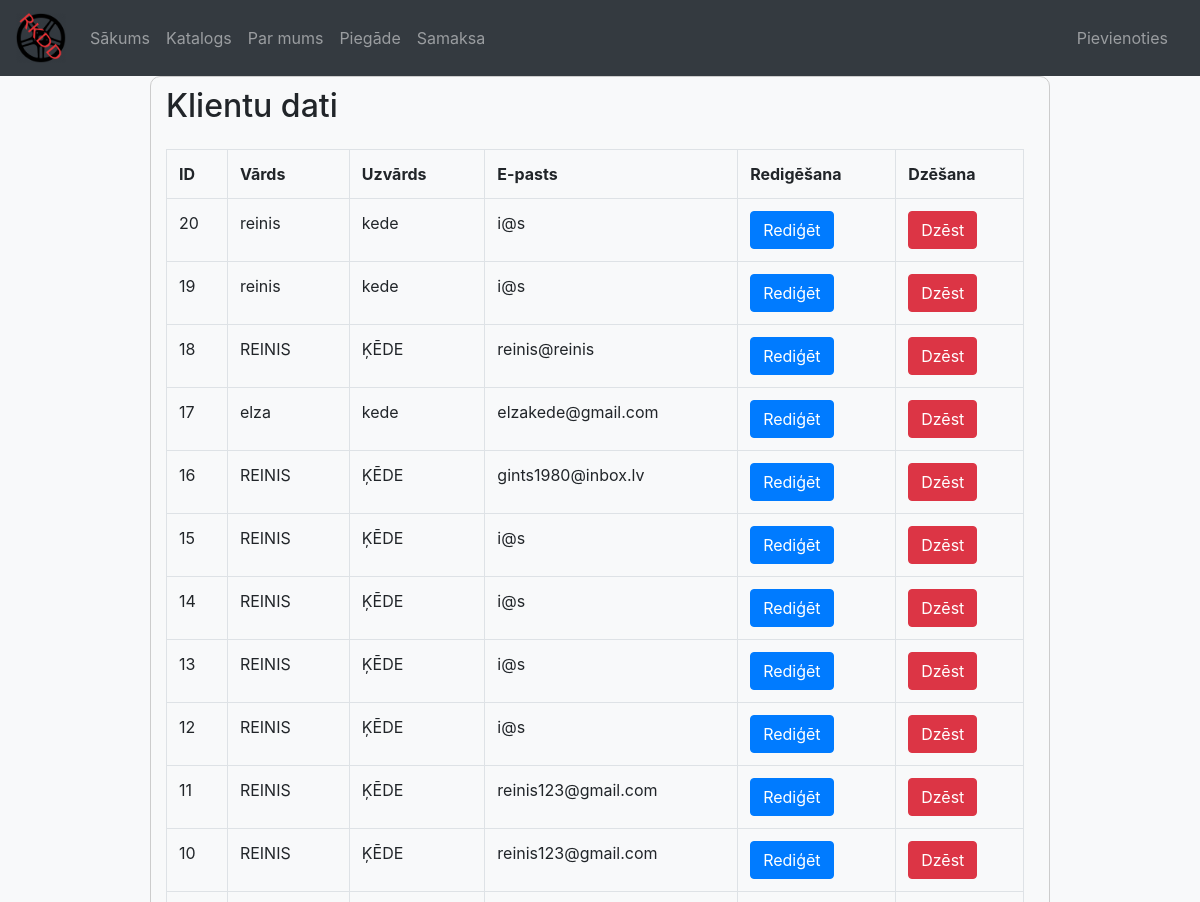
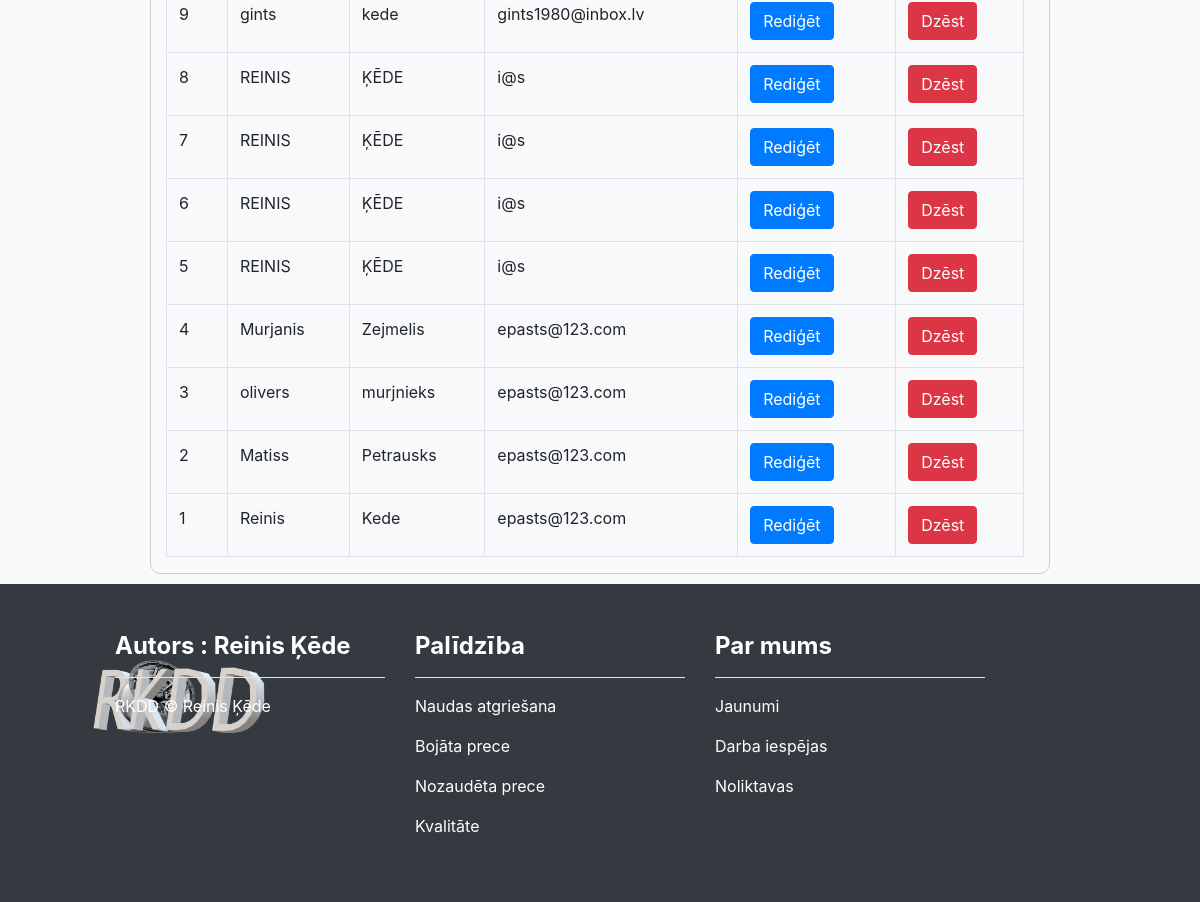
The page /admin/klienti.php on the database its author committed (2 pictures, top to bottom).
### tables this page shows
CREATE TABLE `klienti` (
  `klientiID` int(11) NOT NULL,
  `vards` varchar(45) DEFAULT NULL,
  `uzvards` varchar(45) DEFAULT NULL,
  `epasts` varchar(45) DEFAULT NULL,
  `parole` varchar(255) NOT NULL,
  `adresse` varchar(45) DEFAULT NULL
);

### admin/klienti.php (the view, shortened to what this page needs)
<?php include('../header1.php'); ?>
<!doctype html>
<html lang="en">
<head>
    <link rel="stylesheet" href="../admincss/klienti.css">
    <link rel="stylesheet" href="https://cdn.jsdelivr.net/npm/bootstrap@4.3.1/dist/css/bootstrap.min.css"
>
</head>
<body class="bg-light">
    <div class="apkart">
        <div class="container">
            <h2>Klientu dati</h2>
            <table class="table table-striped">
                <table class="table table-bordered">
                    <tr>
                        <th>ID</th>
                        <th>Vārds</th>
                        <th>Uzvārds</th>
                        <th>E-pasts</th>
                        <th>Redigēšana</th>
                        <th>Dzēšana</th>
                    </tr>
                    <?php
     require("../php/connect_db.php");
      $klientus_SQL = "SELECT * FROM klienti ORDER BY klientiID DESC";
      $atlasa_klientus = mysqli_query($savienojums, $klientus_SQL) or die ("Nekorekts vaicājums");
      if(mysqli_num_rows($atlasa_klientus) >0){
          while($row = mysqli_fetch_assoc($atlasa_klientus)){
              echo "
                  <tr>
                      <td>{$row['klientiID']}</td>
                      <td>{$row['vards']}</td>
                      <td>{$row['uzvards']}</td>
                      <td>{$row['epasts']}</td>
                      <td><a href='indexedit.php?edit={$row['klientiID']}' class='btn btn-primary'>Rediģēt</a></td>
                      <td><a href='delete.php?delete={$row['klientiID']}&redirect=klienti.php' class='btn btn-danger'>Dzēst</a></td>
                  </tr>
              ";
          }
      }else{
          echo "Tabula nav datu ko attēlot";
      }
  ?>
                </table>
            </table>
        </div>
    </div>
</body>
</html>
<?php include('../footer1.php'); ?>

### header1.php (shortened to what this page needs)
<!doctype html>
<html lang="en">
  <head>
    <link rel="stylesheet" href="https://cdn.jsdelivr.net/npm/bootstrap@4.3.1/dist/css/bootstrap.min.css">
  </head>
  <body>
  <nav class="navbar navbar-expand-sm navbar-dark bg-dark">
    <a href="#" class="navbar-brand mb-0 h1">
        <img class="d-inline-block align-top" src="..\atteli\logotaskbar.png" width="50" height="50">
    </a>
    <div class="collapse navbar-collapse" id="navbarNav">
        <ul class="navbar-nav mr-auto">
            <li class="nav-item">
                <a href="test.php" class="nav-link">
                    Sākums
                </a>
            </li>
            <li class="nav-item">
                <a href="katalogs.php" class="nav-link">
                    Katalogs
                </a>
            </li>
            <li class="nav-item">
                <a href="par.php" class="nav-link">
                    Par mums
                </a>
            </li>
            <li class="nav-item">
                <a href="piegade.php" class="nav-link">
                    Piegāde
                </a>
            </li>
            <li class="nav-item">
                <a href="apmaksa.php" class="nav-link">
                    Samaksa
                </a>
            </li>
        </ul>
        <ul class="navbar-nav mr-2">
            <li class="nav-item">
                <a class="nav-link" href="#">
                </a>
            </li>
            <li class="nav-item">
                <a class="nav-link" href="login1.php">Pievienoties</a>
            </li>
        </ul>
    </div>
</nav>
  </body>
</html>

### footer1.php (shortened to what this page needs)
<!doctype html>
<html lang="en">
  <head>
    <link rel="stylesheet" href="footer.css">
    <link rel="stylesheet" href="https://cdn.jsdelivr.net/npm/bootstrap@4.3.1/dist/css/bootstrap.min.css">
  </head>
  <body class="bg-dark">
  <footer class="text-white">
    <div class="container-fluid pt-5 pb-5">
        <div class="row">
            <div class="col-md-1">
                <div class="col-md-1">
                <img src="../atteli/RKDD.png" width="250px" height="130px"/>
            </div>
            </div>
            <div class="col-md-3">
                <h4 class="font-weight-bold mb-3">Autors : Reinis Ķēde</h4><hr/>
                <p>RKDD &copy; Reinis Ķēde</p>
            </div>
            <div class="col-md-3">
                <h4 class="font-weight-bold mb-3">Palīdzība</h4><hr/>
                <p>Naudas atgriešana</p>
                <p>Bojāta prece</p>
                <p>Nozaudēta prece</p>
                <p>Kvalitāte</p>
            </div>
            <div class="col-md-3">
                <h4 class="font-weight-bold mb-3">Par mums</h4><hr/>
                <p>Jaunumi</p>
                <p>Darba iespējas</p>
                <p>Noliktavas</p>
            </div>
        </div>
    </div>
</footer>
  </body>
</html>

### admincss/klienti.css (style rules this page uses)
.apkart { border: 1px solid #ccc; border-radius: 10px; padding: 10px 10px 0 0; margin-bottom: 10px; width: 90%; max-width: 900px; margin-left: auto; margin-right: auto; }

### footer.css (style rules this page uses)
footer { background-color: brown; }
hr { background-color: white; height: 2px; width: 100%; }
html, body { height: 100%; font-family: 'Courier New', Courier, monospace; }
footer { background-color: #343a40; }

### header1.php (style rules this page uses)
footer { background-color: #343a40; }

### rows shown on the page
klienti: klientiID "20", vards "reinis", uzvards "kede", epasts "i@s"
klienti: klientiID "19", vards "reinis", uzvards "kede", epasts "i@s"
klienti: klientiID "18", vards "REINIS", uzvards "ĶĒDE", epasts "reinis@reinis"
klienti: klientiID "17", vards "elza", uzvards "kede", epasts "elzakede@gmail.com"
klienti: klientiID "16", vards "REINIS", uzvards "ĶĒDE", epasts "gints1980@inbox.lv"
klienti: klientiID "15", vards "REINIS", uzvards "ĶĒDE", epasts "i@s"
klienti: klientiID "14", vards "REINIS", uzvards "ĶĒDE", epasts "i@s"
klienti: klientiID "13", vards "REINIS", uzvards "ĶĒDE", epasts "i@s"
klienti: klientiID "12", vards "REINIS", uzvards "ĶĒDE", epasts "i@s"
klienti: klientiID "11", vards "REINIS", uzvards "ĶĒDE", epasts "reinis123@gmail.com"
klienti: klientiID "10", vards "REINIS", uzvards "ĶĒDE", epasts "reinis123@gmail.com"
klienti: klientiID "9", vards "gints", uzvards "kede", epasts "gints1980@inbox.lv"
klienti: klientiID "8", vards "REINIS", uzvards "ĶĒDE", epasts "i@s"
klienti: klientiID "7", vards "REINIS", uzvards "ĶĒDE", epasts "i@s"
klienti: klientiID "6", vards "REINIS", uzvards "ĶĒDE", epasts "i@s"
klienti: klientiID "5", vards "REINIS", uzvards "ĶĒDE", epasts "i@s"
klienti: klientiID "4", vards "Murjanis", uzvards "Zejmelis", epasts "epasts@123.com"
klienti: klientiID "3", vards "olivers", uzvards "murjnieks", epasts "epasts@123.com"
klienti: klientiID "2", vards "Matiss", uzvards "Petrausks", epasts "epasts@123.com"
klienti: klientiID "1", vards "Reinis", uzvards "Kede", epasts "epasts@123.com"
